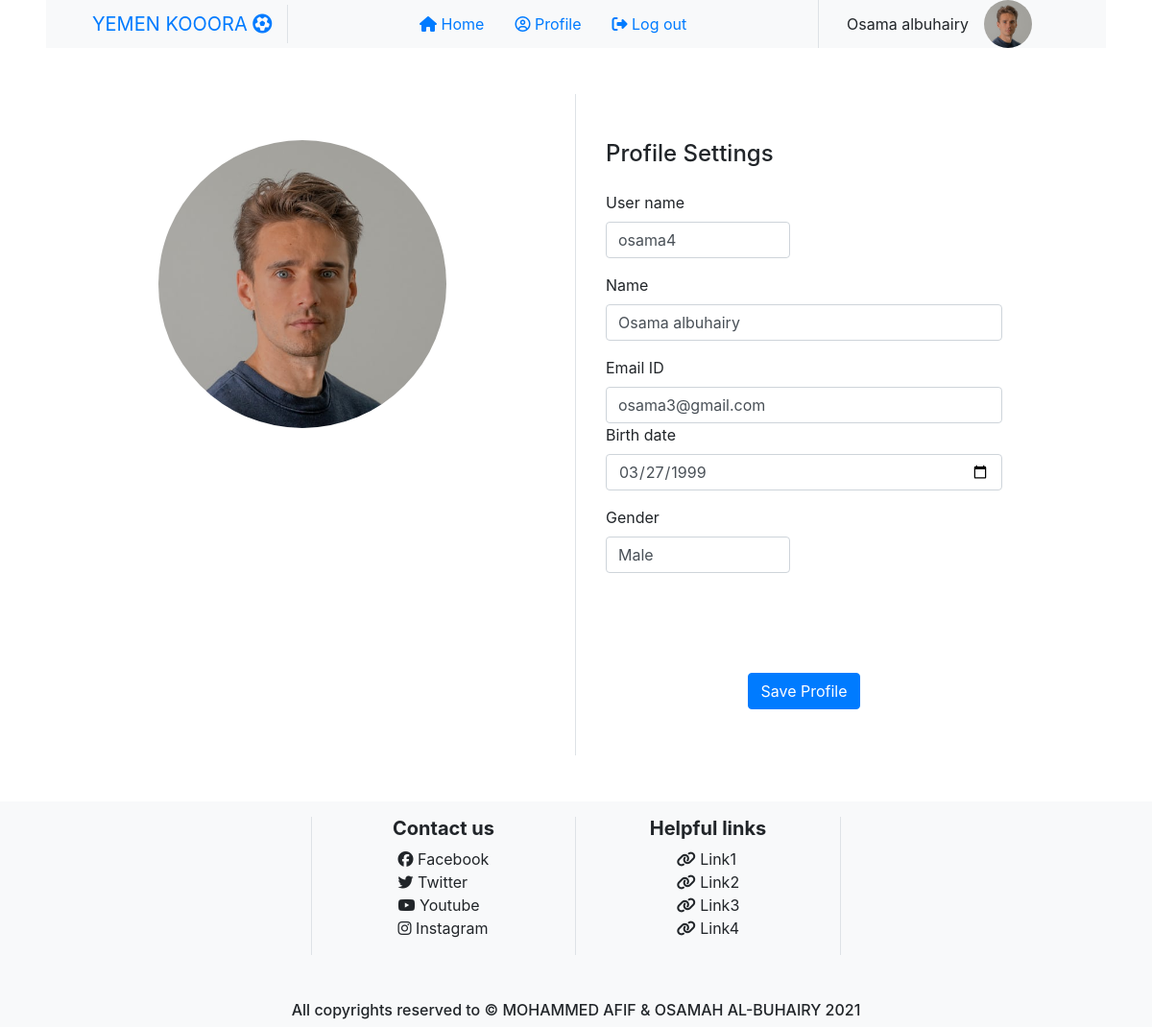
The app's page /profile.php (signed in) with its own data.
### tables this page shows
CREATE TABLE IF NOT EXISTS `users_table` (
  `user_id` int NOT NULL AUTO_INCREMENT,
  `full_name` varchar(100) NOT NULL,
  `username` varchar(100) NOT NULL,
  `email` varchar(100) NOT NULL,
  `password` varchar(100) NOT NULL,
  `birth_date` date NOT NULL,
  `gender` varchar(10) NOT NULL,
  `user_status` tinyint(1) NOT NULL DEFAULT '1',
  `user_image` varchar(255) NOT NULL,
  PRIMARY KEY (`user_id`)
);

### profile.php (the view, shortened to what this page needs)
<?php
  include_once 'header.php';
 ?>
<?php
if (isset($_SESSION["user_id"])) {
      $userid = $_SESSION["user_id"];
      $sql = "SELECT * FROM users_table WHERE user_id = '$userid';";
      require_once 'inc/db.php';
      $result = mysqli_query($conn, $sql);
      $row = mysqli_fetch_assoc($result);
      $name = $row["full_name"];
      $email = $row["email"];
      $birthdate = $row["birth_date"];
      $username = $row["username"];
      $gender = $row["gender"];
      $userimage = $row["user_image"];
}
else{
  header ("location:index.php");
  exit();
}
?>
<div class="container rounded bg-white mt-5 mb-4">
    <div class="row">
        <div class="col-md-6 border-right">
            <div class="d-flex flex-column align-items-center text-center p-3 py-5 "><img class="rounded-circle mt-0" style="max-width: 300px;" src="images\<?php echo $userimage ?>"><span> </span></div>
        </div>
        <div class="col-md-5">
            <div class="p-3 py-5">
                <div class="d-flex justify-content-between align-items-center mb-3">
                    <h4 class="text-right">Profile Settings</h4>
                </div>
                <form class="" action="inc/profile.inc.php?id=<?php echo $userid ?>" method="post">
                  <div class="row mt-3">
                      <div class="col-md-6"><label class="labels">User name</label><input type="text" name="username" class="form-control" placeholder="Full name" value="<?php echo $username; ?>"></div>
                  </div>
                  <div class="row mt-3">
                      <div class="col-md-12"><label class="labels">Name</label><input type="text" name="name" class="form-control" placeholder="Full name" value="<?php echo $name; ?>"></div>
                  </div>
                  <div class="row mt-3">
                      <div class="col-md-12"><label class="labels">Email ID</label><input type="text" name="userEmail" class="form-control" placeholder="Email" value="<?php echo $email; ?>"></div>
                      <div class="col-md-12"><label class="labels">Birth date</label><input type="date" name="birthdate" class="form-control" placeholder="education" value="<?php echo $birthdate; ?>"></div>
                  </div>
                  <div class="row mt-3">
                      <div class="col-md-6"><label class="labels">Gender</label><input type="text" name="gender" class="form-control" placeholder="" value="<?php echo $gender ?>"></div>
                  </div>
                  <div class="mt-5 d-flex justify-content-center"></div>
                  <div class="mt-5 text-center"><button class="btn btn-primary profile-button" name="submit" type="submit">Save Profile</button></div>
                </form>
                </div>
        </div>
    </div>
</div>
<?php
    include_once 'footer.php';
?>

### header.php (shortened to what this page needs)
<!DOCTYPE html>
<html lang="en" dir="ltr">
<head>
<link rel="stylesheet" href="css/style.css">
<link rel="stylesheet" href="css/style2.css">
<link rel="stylesheet" href="https://stackpath.bootstrapcdn.com/bootstrap/4.4.1/css/bootstrap.min.css">
  <link href="css/fontawesome-free-5.15.4-web/css/all.css" rel="stylesheet">
</head>
<body>
<div class="d-flex px-5 mx-5 bg-light justify-content-between align-items-center">
  <div class="border-right">
    <a class="navbar-brand " href="index.php">YEMEN KOOORA <i class="fas fa-futbol"></i></a>
  </div>
  <div>
    <ul class="d-flex nav">
      <li class="px-3 nav-item "><a href='index.php'><i class="fas fa-home"></i>  Home</a></li>
      <?php
      if (isset($_SESSION["user_id"])) {
        $userid = $_SESSION["user_id"];
        $sql = "SELECT * FROM users_table WHERE user_id = '$userid';";
        require_once 'inc/db.php';
        $result = mysqli_query($conn, $sql);
        $row = mysqli_fetch_assoc($result);
        $name = $row['full_name'];
        $img = $row['user_image'];
          ?>
        <li class="px-3 nav-item "><a href='profile.php'><i class="far fa-user-circle"></i>  Profile</a></li>
        <li class="px-3 nav-item "><a href='inc/logout.inc.php'><i class="fas fa-sign-out-alt"></i>  Log out</a></li>
        <?php
      }
      else {
        ?>
        <li class="px-3 nav-item "><a href='signup.php'><i class="fas fa-user-plus"></i>  Sign up</a></li>
        <li class="px-3 nav-item "><a href='login.php'><i class="fas fa-sign-in-alt"></i>  Login</a></li>
        <?php
      }
      ?>
    </ul>
</div>
<?php
  if (isset($_SESSION["user_id"])) {
    ?>
    <div class="col-3 d-flex align-items-center justify-content-center border-left">
      <span class="mr-3"><?php echo ucfirst($name) ?></span>
        <img class="rounded-circle" style="max-width: 50px;" src="images\<?php echo $img ?>" alt="">
    </div>
    <?php
  }
  else {
    ?>
    <span class="col-3"></span>
    <?php
  }
  ?>
</div>

### css/style.css (style rules this page uses)
body { background-color: #696969 ; }

### records on screen
users_table: full_name "Osama albuhairy", user_image (placeholder picture), username "osama4", name "Osama albuhairy", userEmail "osama3@gmail.com", birthdate "03/27/1999", gender "Male"
